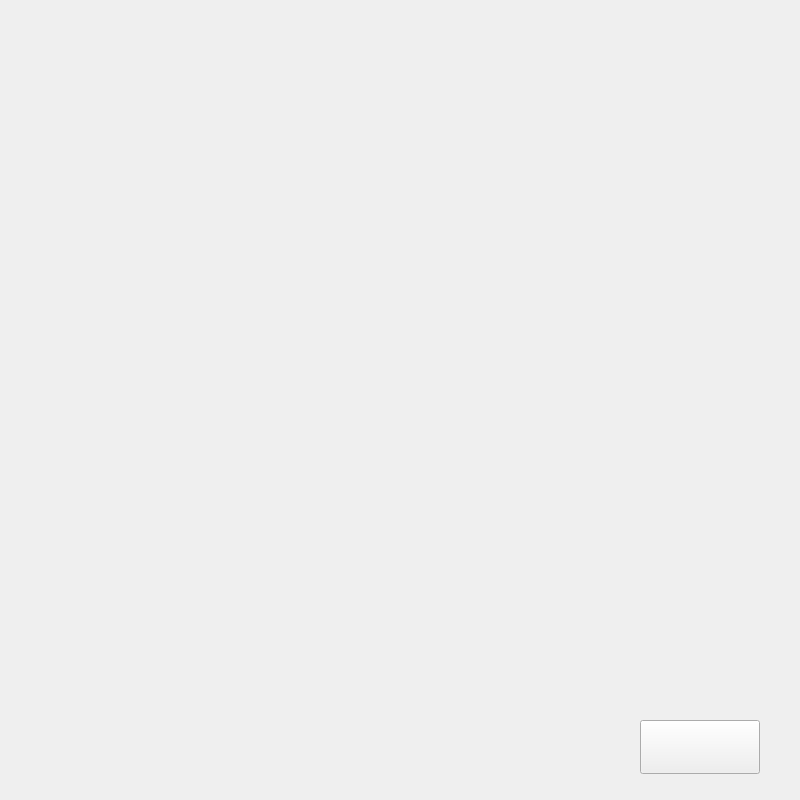
<?xml version="1.0" encoding="UTF-8"?>
<ui version="4.0">
 <class>RuleWindow</class>
 <widget class="QWidget" name="RuleWindow">
  <property name="geometry">
   <rect>
    <x>0</x>
    <y>0</y>
    <width>800</width>
    <height>800</height>
   </rect>
  </property>
  <property name="windowTitle">
   <string>Form</string>
  </property>
  <widget class="QPushButton" name="Back_Button">
   <property name="geometry">
    <rect>
     <x>640</x>
     <y>720</y>
     <width>120</width>
     <height>54</height>
    </rect>
   </property>
   <property name="text">
    <string/>
   </property>
  </widget>
 </widget>
 <resources/>
 <connections/>
</ui>
